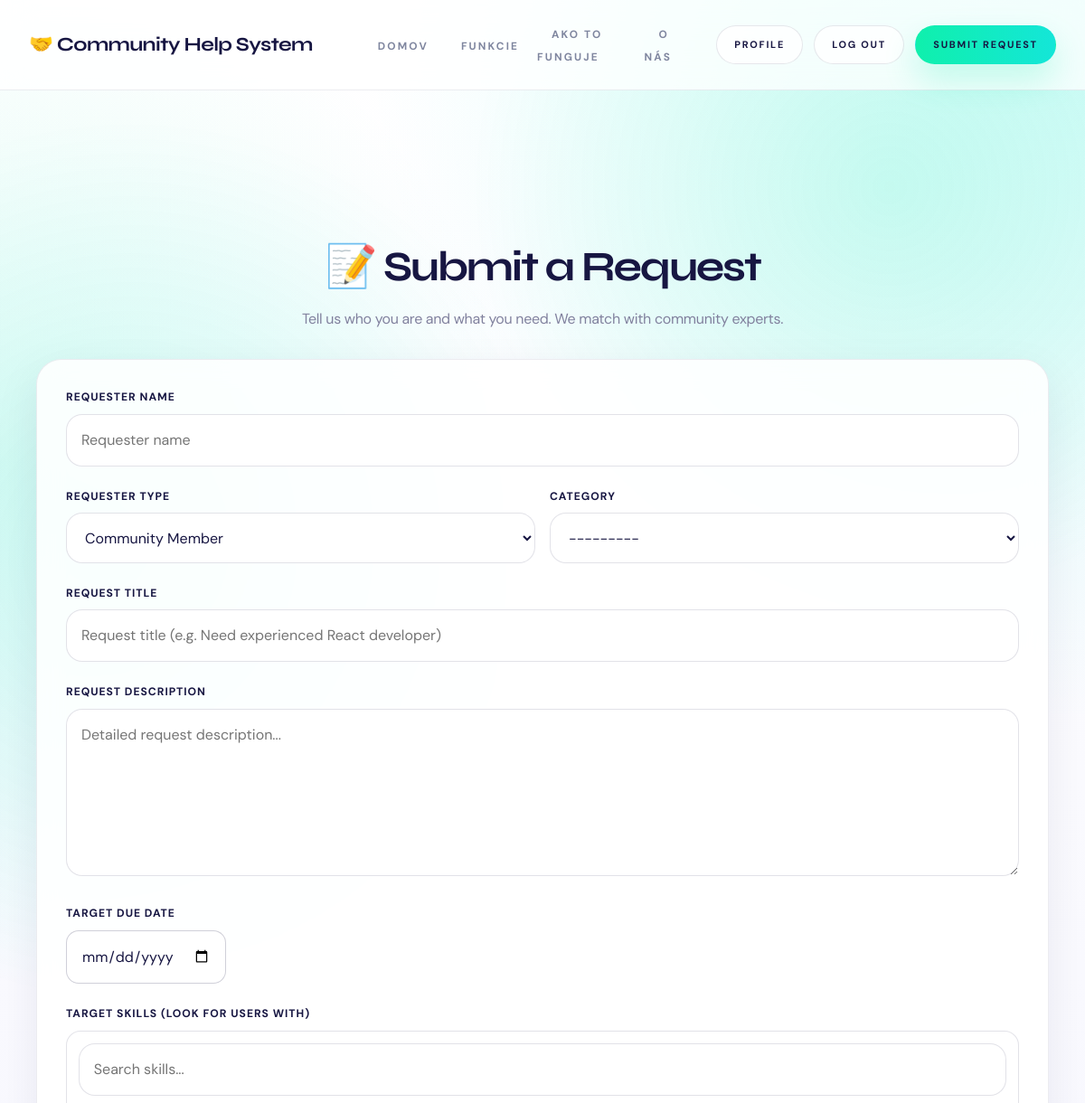
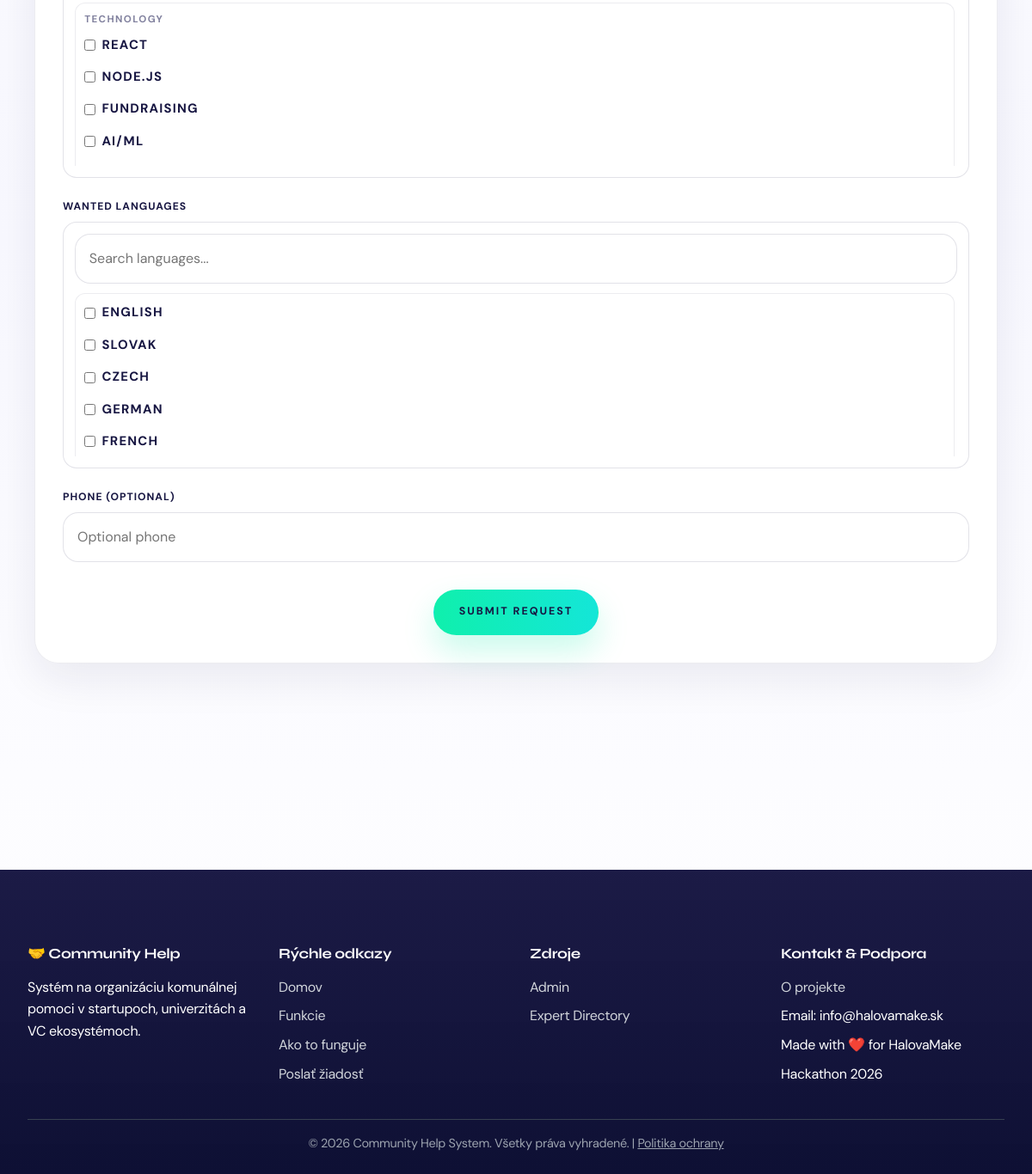
The app's page /submit/ (signed in) with its own data (2 pictures, top to bottom).
### server/models.py (models this page shows, shortened)
class Skill(models.Model):
    name = models.CharField(max_length=100, unique=True)
    class Meta:
        verbose_name = 'Skill'
        verbose_name_plural = 'Skills'

class Language(models.Model):
    name = models.CharField(max_length=80, unique=True)
    class Meta:
        verbose_name = 'Language'
        verbose_name_plural = 'Languages'

### server/views.py (the view)
# urls.py: path('submit/', views.submit_request, name='submit_request'),
@login_required
@require_http_methods(["GET", "POST"])
def submit_request(request):
    if request.method == 'POST':
        form = RequestSubmissionForm(request.POST)
        if form.is_valid():
            try:
                new_request = form.save(commit=False)
                new_request.status = 'open'
                new_request.submitted_by = request.user
                new_request.requester_email = request.user.email or f'{request.user.username}@local.invalid'
                new_request.save()
                form.save_m2m()
                messages.success(
                    request,
                    f'✅ Your request "{new_request.title}" has been submitted successfully! '
                    f'A confirmation email has been sent to {new_request.requester_email}'
                )
                return redirect('request_submitted', request_id=new_request.id)
            except Exception as e:
                messages.error(request, f'Error saving request: {str(e)}')
        else:
            messages.error(request, 'Please correct the errors in the form.')
    else:
        form = RequestSubmissionForm(initial={'requester_type': 'community_member'})
    skills_qs = form.fields['target_skills'].queryset
    languages_qs = form.fields['required_languages'].queryset
    skill_groups = _group_skills_by_theme(skills_qs)
    wanted_languages = list(languages_qs)
    selected_target_skills = set(request.POST.getlist('target_skills')) if request.method == 'POST' else set()
    selected_required_languages = set(request.POST.getlist('required_languages')) if request.method == 'POST' else set()
    return render(request, 'submit_request.html', {
        'form': form,
        'skill_groups': skill_groups,
        'wanted_languages': wanted_languages,
        'selected_target_skills': selected_target_skills,
        'selected_required_languages': selected_required_languages,
    })

### server/models.py (called while the page is built)
    def __str__(self):
        return self.get_name_display()

### server/templates/submit_request.html (shortened to what this page needs)
{% extends "base.html" %}
{% block content %}
<div class="container">
    <section class="section">
        <div class="text-center mb-4">
            <h1>📝 Submit a Request</h1>
            <p class="text-muted">Tell us who you are and what you need. We match with community experts.</p>
        </div>
        <div class="card submit-card">
            <div class="card-body">
                <form method="post" action="{% url 'submit_request' %}">
                    <div class="form-group">
                        <label for="{{ form.requester_name.id_for_label }}">Requester name</label>
                        {{ form.requester_name }}
                    </div>
                    <div class="row two-up">
                        <div class="col-md-6">
                            <div class="form-group">
                                <label for="{{ form.requester_type.id_for_label }}">Requester type</label>
                                {{ form.requester_type }}
                            </div>
                        </div>
                        <div class="col-md-6">
                            <div class="form-group">
                                <label for="{{ form.category.id_for_label }}">Category</label>
                                {{ form.category }}
                            </div>
                        </div>
                    </div>
                    <div class="form-group">
                        <label for="{{ form.title.id_for_label }}">Request title</label>
                        {{ form.title }}
                    </div>
                    <div class="form-group">
                        <label for="{{ form.description.id_for_label }}">Request description</label>
                        {{ form.description }}
                    </div>
                    <div class="form-group due-date-group">
                        <label for="{{ form.due_date.id_for_label }}">Target due date</label>
                        {{ form.due_date }}
                    </div>
                    <div class="form-group">
                        <label>Target skills (look for users with)</label>
                        <div class="picker-panel" id="skills-panel">
                            <input type="text" class="picker-search" placeholder="Search skills..." data-target="skills-list">
                            <div class="picker-list" id="skills-list">
                                {% for theme, skills in skill_groups %}
                                <div class="picker-group" data-group>
                                    <div class="picker-group-title">{{ theme }}</div>
                                    <div class="picker-options">
                                        {% for skill in skills %}
                                        <label class="picker-option" data-text="{{ skill.name|lower }}">
                                            <input type="checkbox" name="target_skills" value="{{ skill.id }}" {% if skill.id|stringformat:'s' in selected_target_skills %}checked{% endif %}>
                                            <span>{{ skill.name }}</span>
                                        </label>
                                        {% endfor %}
                                    </div>
                                </div>
                                {% endfor %}
                            </div>
                        </div>
                    </div>
                    <div class="form-group">
                        <label>Wanted languages</label>
                        <div class="picker-panel" id="languages-panel">
                            <input type="text" class="picker-search" placeholder="Search languages..." data-target="languages-list">
                            <div class="picker-list" id="languages-list">
                                <div class="picker-group" data-group>
                                    <div class="picker-options">
                                        {% for language in wanted_languages %}
                                        <label class="picker-option" data-text="{{ language.name|lower }}">
                                            <input type="checkbox" name="required_languages" value="{{ language.id }}" {% if language.id|stringformat:'s' in selected_required_languages %}checked{% endif %}>
                                            <span>{{ language.name }}</span>
                                        </label>
                                        {% endfor %}
                                    </div>
                                </div>
                            </div>
                        </div>
                    </div>
                    <div class="form-group">
                        <label for="{{ form.requester_phone.id_for_label }}">Phone (optional)</label>
                        {{ form.requester_phone }}
                    </div>
                    <div class="text-center mt-4">
                        <button type="submit" class="btn btn-primary btn-lg">Submit request</button>
                    </div>
                </form>
            </div>
        </div>
    </section>
</div>
{% endblock %}

### server/templates/base.html (style rules this page uses)
* { margin: 0; padding: 0; box-sizing: border-box; }
:root { --primary: hsl(162, 88%, 50%); --primary-dark: hsl(162, 88%, 42%); --primary-soft: hsl(162, 88%, 95%); --gradient: hsl(176, 84%, 49%); --secondary: #7f869f; --success: hsl(162, 88%, 42%); --warning: #f4b740; --danger: #ef4444; --dark: #171642; --gray-light: #f7f9fc; --gray: rgba(23, 22, 66, 0.12); --text: #171642; --text-light: #81819e; --white-soft: ghostwhite; --surface: rgba(255, 255, 255, 0.88); --surface-strong: #ffffff; --shadow-soft: 0 18px 50px rgba(23, 22, 66, 0.08); --shadow-card: 0 24px 70px rgba(23, 22, 66, 0.12); --radius-pill: 999px; --radius-card: 28px; }
html { scroll-behavior: smooth; min-height: 100%; }
body { font-family: 'DM Sans', sans-serif; color: var(--text); background: radial-gradient(circle at top right, rgba(17, 237, 226, 0.18), transparent 28%), radial-gradient(circle at left 20%, rgba(15, 239, 170, 0.12), transparent 24%), linear-gradient(180deg, #ffffff 0%, var(--white-soft) 58%, #ffffff 100%); min-height: 100%; line-height: 1.6; letter-spacing: -0.02em; position: relative; overflow-x: hidden; }
body::before { content: ""; position: fixed; inset: 0; background: radial-gradient(circle at 82% 8%, rgba(15, 239, 170, 0.14), transparent 18%), radial-gradient(circle at 12% 24%, rgba(17, 237, 226, 0.12), transparent 22%); pointer-events: none; z-index: -1; }
button, input, optgroup, select, textarea { color: inherit; font: inherit; margin: 0; }
.btn { padding: 0.95rem 1.8rem; border-radius: var(--radius-pill); text-decoration: none; font-size: 0.78rem; font-weight: 700; letter-spacing: 0.16em; text-transform: uppercase; border: 1px solid transparent; cursor: pointer; transition: all 0.3s; display: inline-flex; align-items: center; justify-content: center; gap: 0.5rem; background: linear-gradient(90deg, var(--primary) 0%, var(--gradient) 100%); color: var(--dark); box-shadow: 0 18px 36px rgba(15, 239, 170, 0.22); }
.btn-primary { background: linear-gradient(90deg, var(--primary) 0%, var(--gradient) 100%); color: var(--dark); }
.container { max-width: 1250px; margin: 0 auto; padding: 0 2.5rem; }
main > .container { padding: 2rem 2.5rem 3rem; }
.card { background: var(--surface); backdrop-filter: blur(14px); border-radius: var(--radius-card); padding: 2rem; box-shadow: var(--shadow-soft); border: 1px solid rgba(23, 22, 66, 0.08); transition: all 0.3s; }
h1, h2, h3, h4, h5, h6 { color: var(--dark); line-height: 1.2; font-family: 'Syne', sans-serif; }
h1 { font-size: 2.9rem; margin-bottom: 1rem; letter-spacing: -0.05em; }
form { max-width: 600px; }
.form-group { margin-bottom: 1.5rem; }
label { display: block; margin-bottom: 0.5rem; font-weight: 700; letter-spacing: 0.08em; text-transform: uppercase; font-size: 0.76rem; color: var(--dark); }
input[type="text"], input[type="email"], input[type="password"], input[type="number"], input[type="tel"], textarea, select { width: 100%; padding: 0.95rem 1rem; border: 1px solid rgba(23, 22, 66, 0.12); border-radius: 18px; font-size: 1rem; font-family: inherit; transition: border-color 0.3s, box-shadow 0.3s, transform 0.3s; background: rgba(255, 255, 255, 0.9); }
textarea { resize: vertical; min-height: 120px; }
.mt-4 { margin-top: 2rem; }
.mb-4 { margin-bottom: 2rem; }
.text-center { text-align: center; }
.text-muted { color: var(--text-light); }
.section { padding: 5rem 0; border-bottom: 1px solid rgba(23, 22, 66, 0.08); }
.section:last-child { border-bottom: none; }

### records on screen
Skill: name "REACT"
Skill: name "NODE.JS"
Skill: name "FUNDRAISING"
Skill: name "AI/ML"
Language: name "ENGLISH"
Language: name "SLOVAK"
Language: name "CZECH"
Language: name "GERMAN"
Language: name "FRENCH"

### other values on screen
{{ theme }} "TECHNOLOGY"
